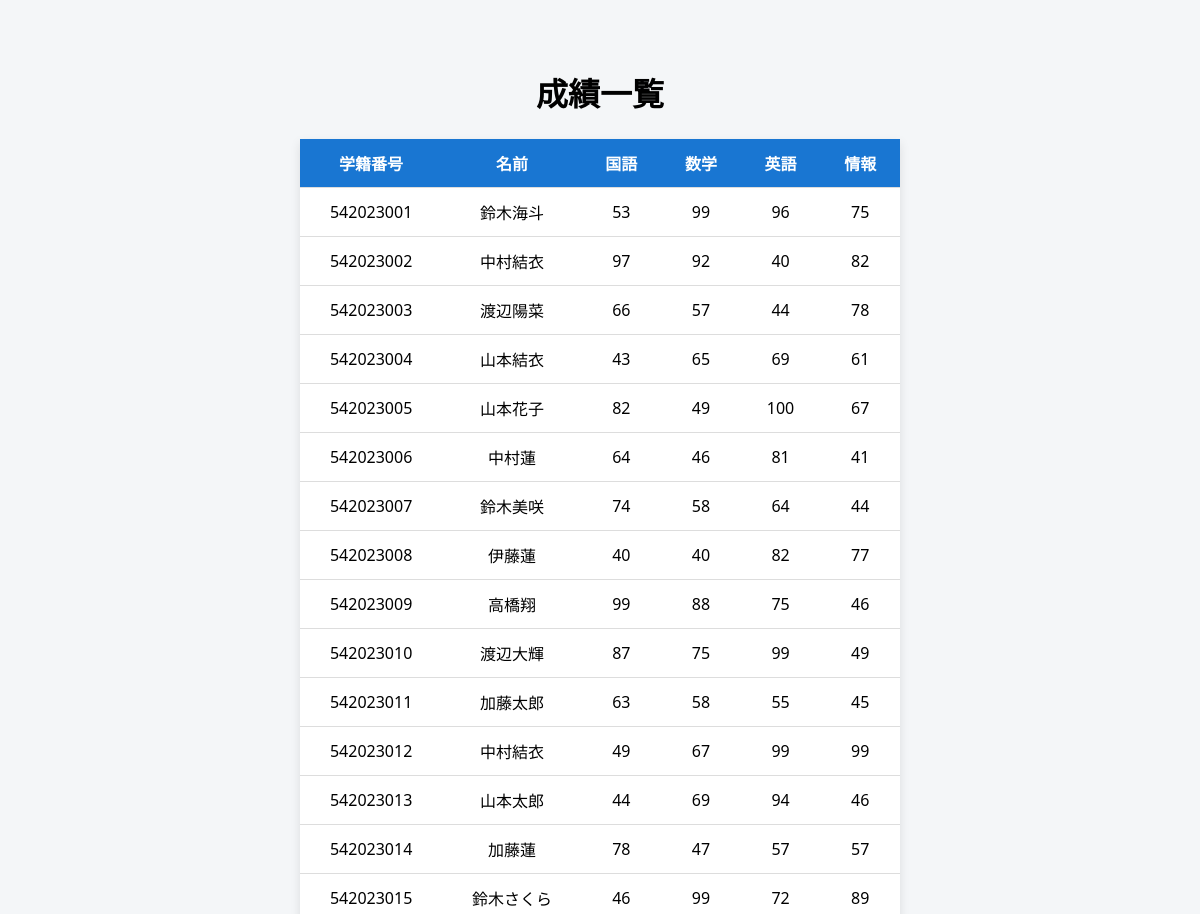
Before: /scores (upper part) with the older database file.
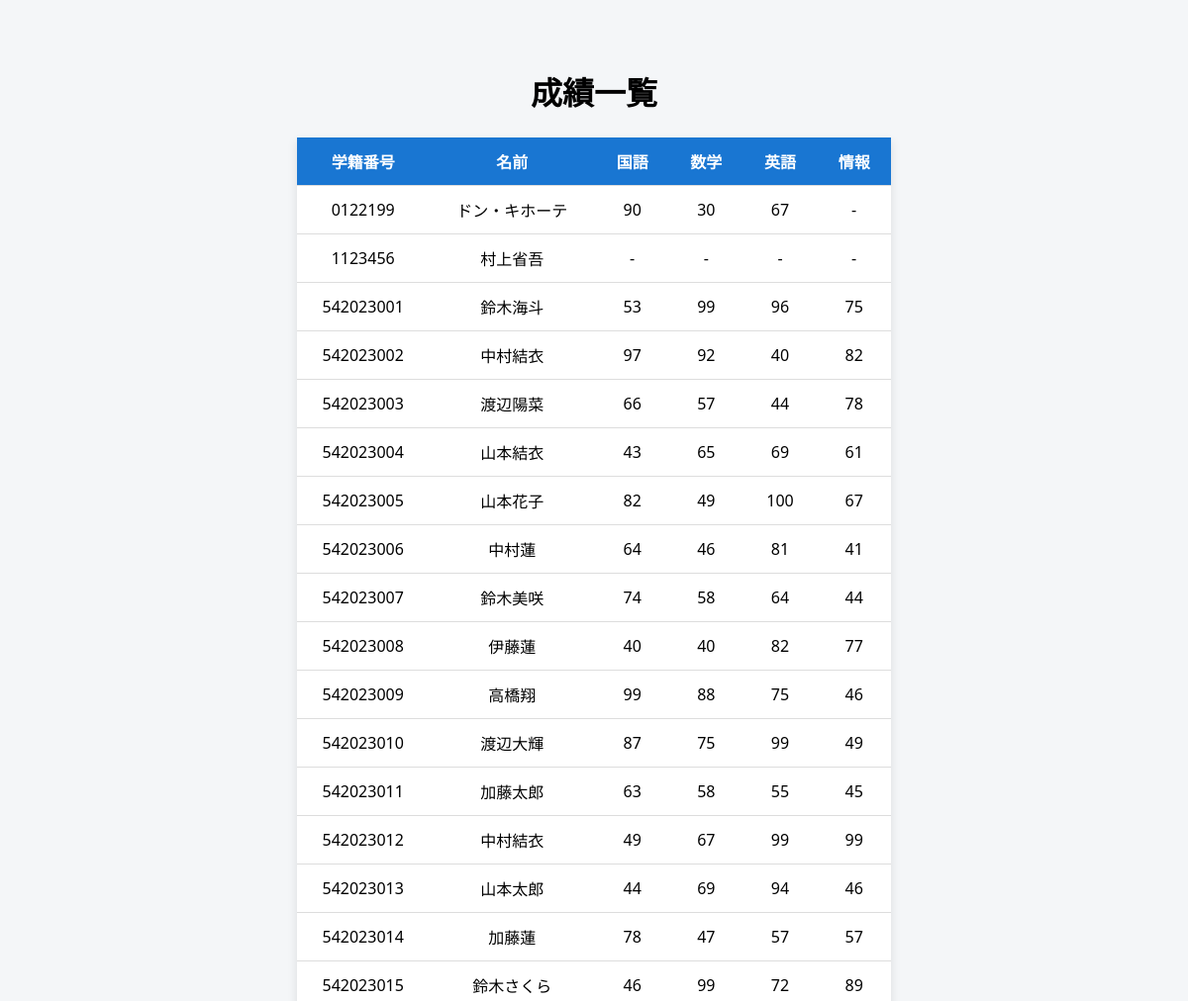
After: the same page with the newer database file.
### tables this page shows
CREATE TABLE students (
    student_id TEXT PRIMARY KEY,
    name TEXT NOT NULL,
    department TEXT NOT NULL,
    grade INTEGER NOT NULL,
    year INTEGER NOT NULL
);

### app.py (the view)
@app.route("/scores")
def scores():
    cur = get_db().cursor()
    cur.execute("""
        SELECT
            students.student_id,
            students.name,
            students.department,
            MAX(CASE WHEN scores.subject = '国語' THEN scores.score END),
            MAX(CASE WHEN scores.subject = '数学' THEN scores.score END),
            MAX(CASE WHEN scores.subject = '英語' THEN scores.score END),
            MAX(CASE WHEN scores.subject = '情報' THEN scores.score END)
        FROM students
        LEFT JOIN scores ON students.student_id = scores.student_id
        GROUP BY students.student_id, students.name, students.department
        ORDER BY students.student_id
    """)
    rows = cur.fetchall()
    return render_template("scores.html", scores=rows)

### app.py (called while the page is built)
def get_db():
    db = getattr(g, "_database", None)
    if db is None:
        db = g._database = sqlite3.connect(DATABASE)
    return db

@app.teardown_appcontext
def close_connection(exception):
    db = getattr(g, "_database", None)
    if db is not None:
        db.close()

### templates/scores.html (shortened to what this page needs)
<!DOCTYPE html>
<html lang="ja">
<head>
</head>
<body>
<h1>成績一覧</h1>
<table>
    <tr>
        <th>学籍番号</th>
        <th>名前</th>
        <th>国語</th>
        <th>数学</th>
        <th>英語</th>
        <th>情報</th>
    </tr>
    {% for s in scores %}
    <tr>
        <td>{{ s[0] }}</td>
        <td>{{ s[1] }}</td>
        <td>{{ s[3] if s[3] is not none else "-" }}</td>
        <td>{{ s[4] if s[4] is not none else "-" }}</td>
        <td>{{ s[5] if s[5] is not none else "-" }}</td>
        <td>{{ s[6] if s[6] is not none else "-" }}</td>
    </tr>
{% endfor %}
</table>
</body>
</html>

### templates/scores.html (style rules this page uses)
body { font-family: "Segoe UI", sans-serif; background: #f4f6f8; padding: 40px; }
h1 { text-align: center; margin-bottom: 24px; }
table { margin: auto; border-collapse: collapse; background: #fff; min-width: 600px; box-shadow: 0 4px 10px rgba(0,0,0,0.1); }
th, td { padding: 12px 16px; text-align: center; border-bottom: 1px solid #ddd; }
th { background: #1976d2; color: white; }

Changed rows visible on the page:
added students: student_id "0122199", name "ドン・キホーテ", s "90", s "30", s "67", s "-"
added students: student_id "1123456", name "村上省吾", s "-"
